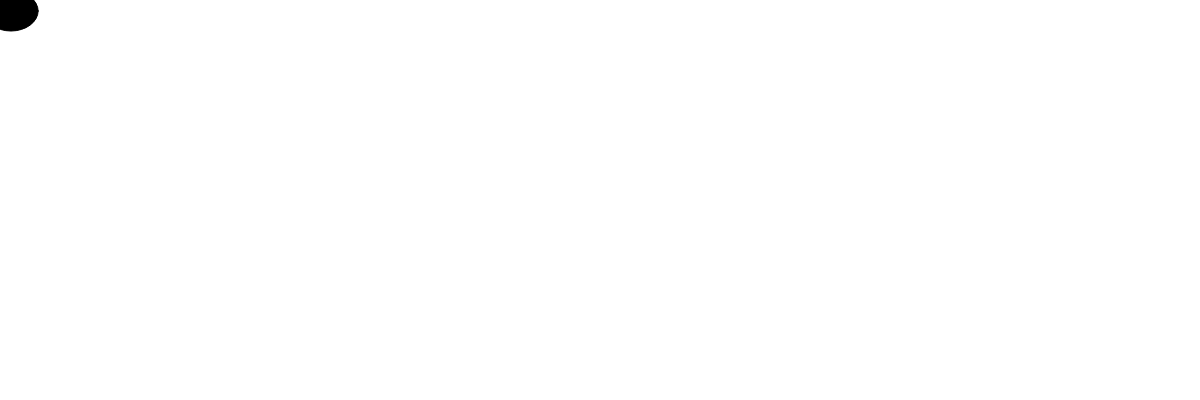
Frame 1 (no input)
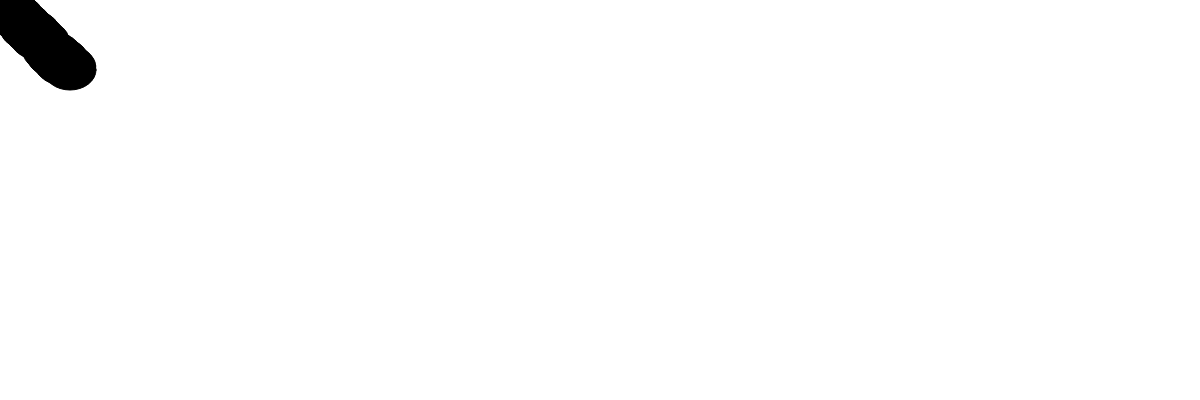
Frame 60 (no input)
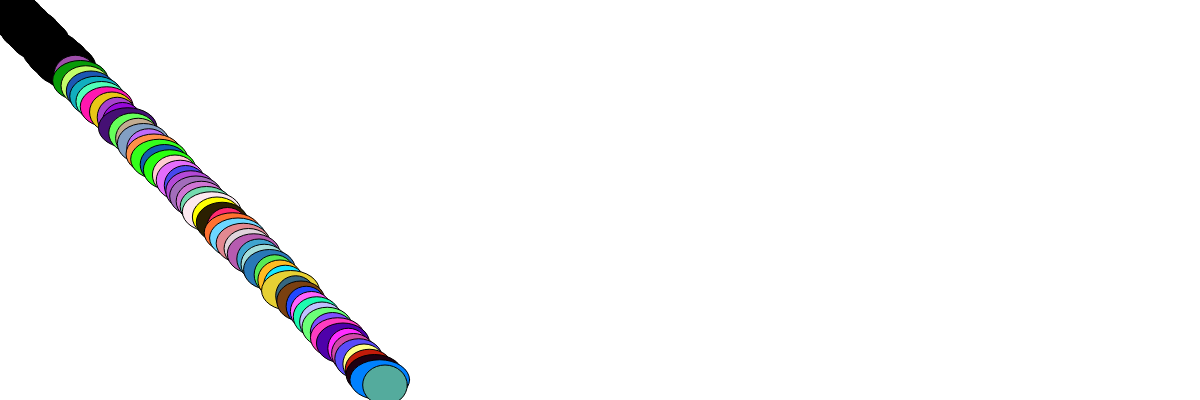
Frame 120 (the mouse pressed at the canvas centre since frame 60)

The p5.js sketch that drew these frames (run headless with seeded random() and noise() and a simulated clock; from frame 60 on, the mouse is pressed at the canvas centre):

// p5.js sketch
// ── sketch.js


var ball = {};
ball.width = 40;
ball.x = 10;
ball.y = 10;
ball.delta_x = 1;
ball.delta_y = 1;
ball.scale_x = 1;
ball.scale_y = 1;

function setup() {
    createCanvas(windowWidth, 400);
    background(255);
    frameRate(1000);
}

function draw() {

    ball.x += ball.delta_x * ball.scale_x;
    ball.y += ball.delta_y * ball.scale_y;


    if (ball.x >= width || ball.x <= 0) {

    ball.delta_x = -1 * ball.delta_x;
    }


    if (ball.y >= height || ball.y <= 0) {
        ball.delta_y = -1 * ball.delta_y;
    }
    var ballColor = {};
    ballColor.r = 0;
    ballColor.g = 0;
    ballColor.b = 0;

      if (mouseIsPressed){
          ballColor.r = ballColor.r+random(280)
        }
      if (ballColor.r >= 280){
        ballColor.r = 0
      }

      if ( mouseIsPressed){
          ballColor.g = ballColor.g+random(280)

        }
      if (ballColor.g >= 280){
          ballColor.g = 0
        }
      if ( mouseIsPressed){
        ballColor.b = ballColor.b+random(280)
      }
      if (ballColor.b >= 280){
        ballColor.b = 0
      }

    fill(ballColor.r,ballColor.g,ballColor.b);
    ellipse(ball.x, ball.y, ball.width + random(20), ball.width);
}

function mousePressed() {
    ball.scale_x = map(mouseX, 0, width, 0.5, 10);
    ball.scale_y = map(mouseY, 0, height, 0.5, 10);
}
